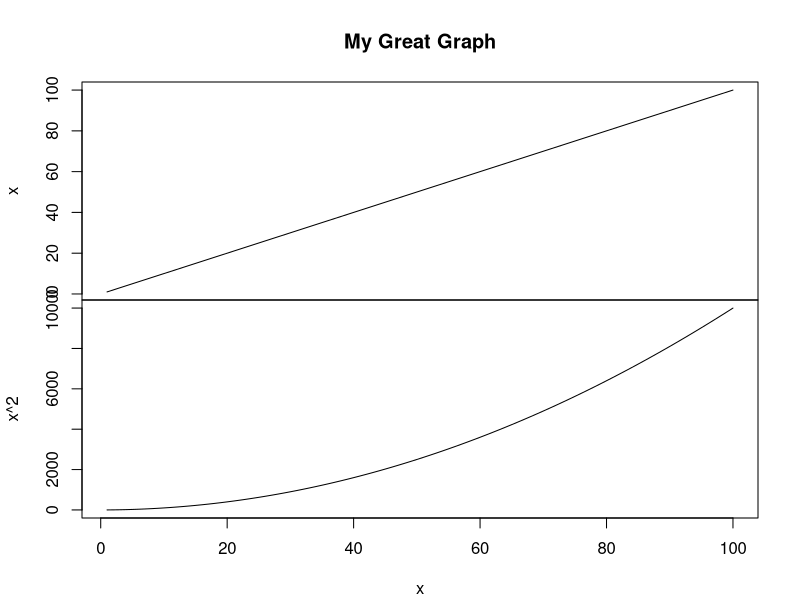

Here is the R script that generated this plot:

x = 1:100

layout(matrix(1:2, ncol = 1), widths = 1, heights = c(1.5,1.5), respect = FALSE)
par(mar = c(0, 4.1, 4.1, 2.1))
plot(x, x, type = 'l', xaxt = 'n', main = 'My Great Graph')
par(mar = c(4.1, 4.1, 0, 2.1))
plot(x, x^2, type = 'l')